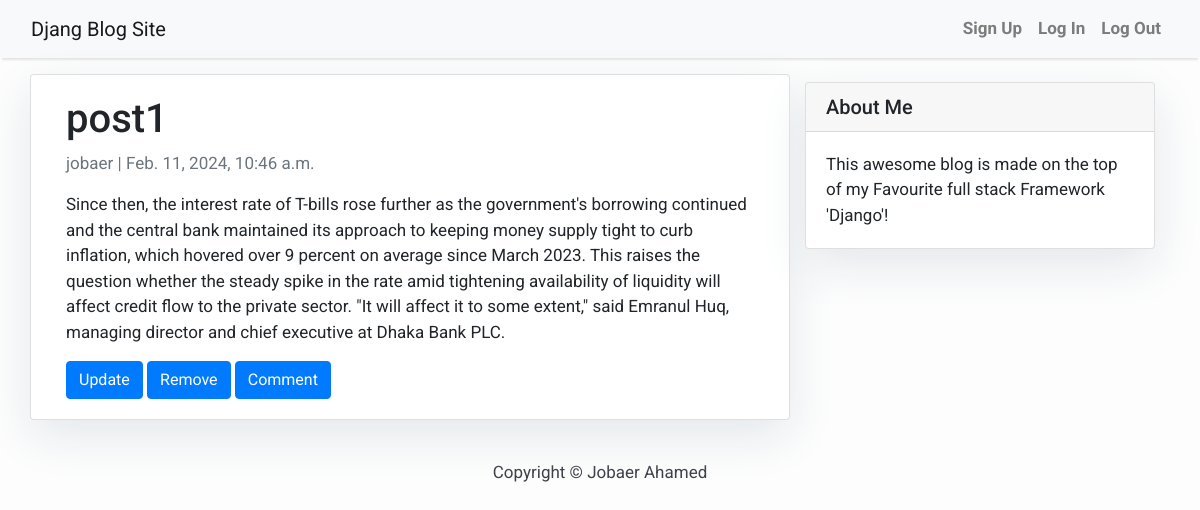
The app's page /post1/ with its own data.
### blog/models.py (models this page shows, shortened)
class Post(models.Model):
    title = models.CharField(max_length = 200 , unique = True)
    slug = models.SlugField(max_length=200, unique=True,null=False)
    author = models.ForeignKey(User, on_delete = models.CASCADE ,related_name='blog_posts')
    content = models.TextField()
    created_on = models.DateTimeField(auto_now_add=True)
    updated_on = models.DateTimeField(auto_now= True)
    status = models.IntegerField(choices = STATUS, default = 0)
    class Meta:
        ordering = ['-created_on']

### accounts/models.py (models this page shows)
class CustomUser(AbstractUser):
    email = models.EmailField(_('email address'), unique = True)

### blog/views.py (the view)
# urls.py: path('<slug:slug>/',PostDetailView.as_view(), name='post_detail'),
class PostDetailView(DetailView):
    model = Post
    template_name ='post_detail.html'

### templates/post_detail.html
{% extends 'base.html' %} {% block content %}
<div class="container">
  <div class="row">
    <div class="col-md-8 card mb-4  mt-3 left  top">
      <div class="card-body">
        <h1>{% block title %} {{ object.title }} {% endblock title %}</h1>
        <p class=" text-muted">{{ post.author }} | {{ post.created_on }}</p>
        <p class="card-text ">{{ object.content | safe }}</p>
        {%if post.status == 0%}
        <a href="{% url 'post_publish' post.slug  %}" class="btn btn-primary">Publish</a>
        <a href="{% url 'post_delete' post.slug  %}" class="btn btn-primary">Remove</a>
        {% else %}
        <a href="{% url 'post_update' post.slug  %}" class="btn btn-primary">Update </a>
        <a href="{% url 'post_delete' post.slug  %}" class="btn btn-primary">Remove</a>
        <a href="{% url 'post_comment' post.slug  %}" class="btn btn-primary">Comment</a>
        {%endif%}
      </div>
    </div>
    {% block sidebar %} {% include 'sidebar.html' %} {% endblock sidebar %}
  </div>
</div>
{% endblock content %}

### templates/base.html (style rules this page uses)
body { font-family: "Roboto", sans-serif; font-size: 17px; background-color: #fdfdfd; }

### templates/sidebar.html (style rules this page uses)
.card { box-shadow: 0 16px 48px #E3E7EB; }

### records on screen
Post: title "post1", author "jobaer", created_on "Feb. 11, 2024, 10:46 a.m.", content "Since then, the interest rate of T-bills rose further as the government's borrowing continued and the central bank maintained its approach to keeping money supply tight to curb inflation, which hovered over 9 percent on average since March 2023. This raises the question whether the steady spike in the rate amid tightening availability of liquidity will affect credit flow to the private sector. \"It will affect it to some extent,\" said Emranul Huq, managing director and chief executive at Dhaka Bank PLC."
